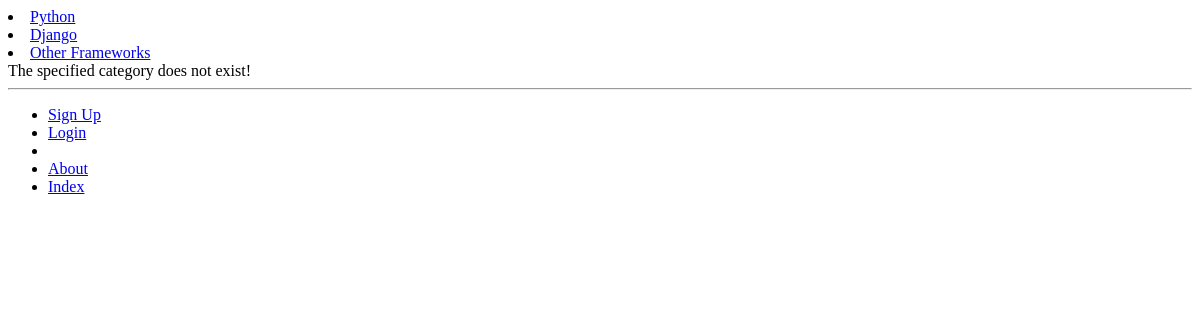
The app's page /rango/category/test/, older data.
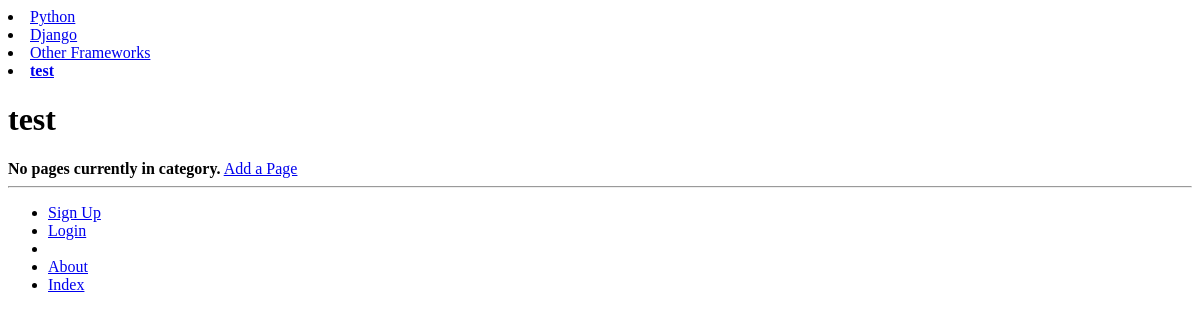
The same page, newer data.
### rango/models.py (models this page shows, shortened)
class Category(models.Model):
    name = models.CharField(max_length=128, unique=True)
    views = models.IntegerField(default=0)
    likes = models.IntegerField(default=0)
    slug = models.SlugField(unique=True)
    class Meta:
        verbose_name_plural = 'Categories'

### rango/views.py (the view)
def show_category(request, category_name_slug):
    context_dict = {}
    try:
        category = Category.objects.get(slug=category_name_slug)
        pages = Page.objects.filter(category=category)
        context_dict['pages'] = pages
        context_dict['category'] = category
    except Category.DoesNotExist:
        context_dict['category'] = None
        context_dict['pages'] = None
    return render(request, 'rango/category.html', context_dict)

### rango/templatetags/rango_template_tags.py (called while the page is built)
@register.inclusion_tag('rango/cats.html')
def get_category_list(cat=None):
    return {'cats': Category.objects.all(),
            'act_cat': cat}

### templates/rango/category.html (shortened to what this page needs)
{% extends 'rango/base.html' %}
{% load staticfiles %}
{% block body_block %}
	{% if category %}
		<h1>{{ category.name }}</h1>
		{% if pages %}
			<ul>
			{% for page in pages %}
				<li><a href="{{ page.url }}">{{ page.title }}</a></li>
			{% endfor %}
			</ul>
		{% else %}
			<strong>No pages currently in category.</strong>
		{% endif %}
		 <a href="{% url 'add_page' category.slug %}">Add a Page</a>
	{% else %}
		The specified category does not exist!
	{% endif %}
{% endblock %}

### templates/rango/cats.html
{% for c in cats %}
	{% if c == act_cat %}
		<li>
		<strong>
			<a href="{% url 'show_category' c.slug %}">{{ c.name }}</a>
		</strong>
		</li>
	{% else %}
		<li>
			<a href="{% url 'show_category' c.slug %}">{{ c.name }}</a>
		</li>
	{% endif %}
{% endfor %}

Row changes from the older to the newer data that the page shows:
added Category: name "test"
Text that changed along with them:
text no longer shown: "The specified category does not exist!"
text now shown: "No pages currently in category. Add a Page"
